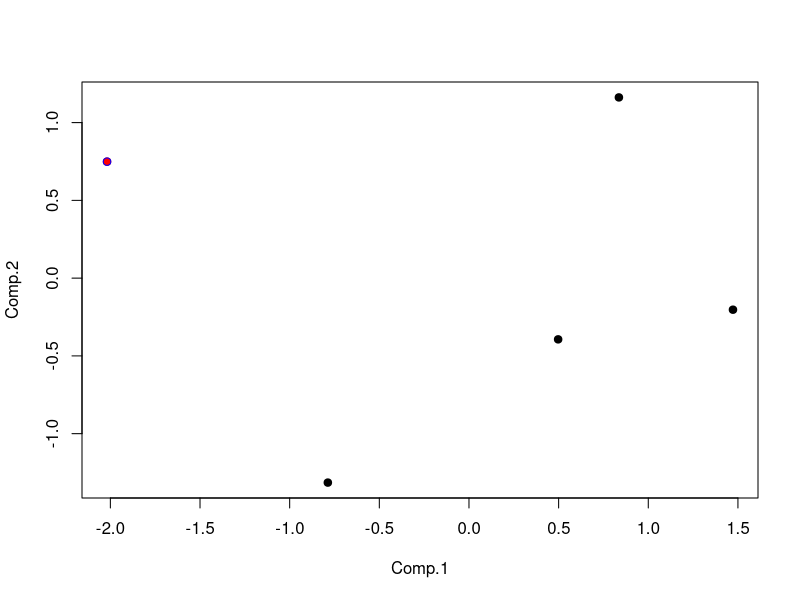

Source code (R):
## 5 samples and 3 variables
x <- MCMCpack::rdirichlet(5, c(1,1,1,1))
clr <- function(x) log(x)-mean(log(x))
x_clr <- t(apply(x, 1, clr))
stopifnot(all(dim(x) == dim(x_clr)))
princomp_x <- princomp(x_clr)
princomp_x$loadings
princomp_x$scores

princomp_x$center
princomp_x$scale

apply(x_clr, 2, mean)
princomp_x$center
apply(sweep(x_clr, 2, princomp_x$center, '+'), 2, mean)

apply(sweep(x_clr, 2, princomp_x$center, '-'), 2, mean)

##################################################

par(mfrow=c(1,1))
dev.off()
x_clr_centered <- x_clr
x_clr_centered <- sweep(x_clr, 2, princomp_x$center, '-')
apply(x_clr_centered, 2, mean)

projection <- ( x_clr_centered %*% (princomp_x$loadings))

projection <- projection[1,]
projection_to_plot <- t(projection[1:2])
plot(princomp_x$scores[,1:2], pch=19, col=c('red', 'black', 'black', 'black', 'black'),
     xlim=c(min(c(princomp_x$scores[,1], projection_to_plot[,1])),max(c(princomp_x$scores[,1], projection_to_plot[,1]))),
     ylim=c(min(c(princomp_x$scores[,2], projection_to_plot[,2])),max(c(princomp_x$scores[,2], projection_to_plot[,2]))))
points(projection_to_plot, col='blue')

## comp1 is correct but comp2 isn't

#projection_to_plot
## still need to take into account scale

#points(predict(princomp_x, newdata = x_clr[1:2,])[,1:2],
#       col='blue', pch=4)
